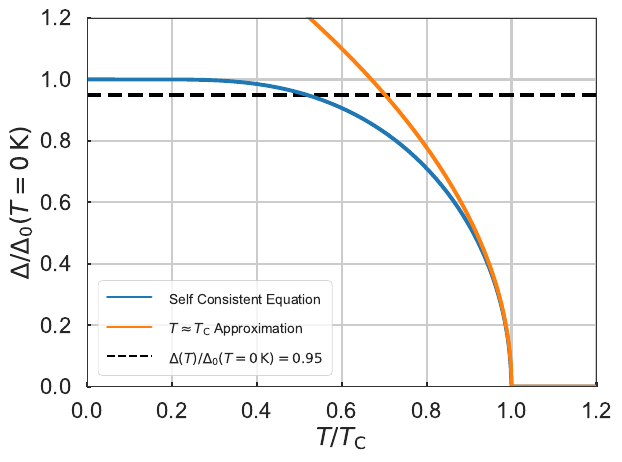

Source code (Python):
import numpy as np
from scipy.optimize import fsolve
from scipy.integrate import quad
from scipy.constants import k,hbar, elementary_charge
import matplotlib.pyplot as plt
import seaborn as sns
sns.set_style("whitegrid",
              {'axes.edgecolor': '.2',
               'axes.facecolor': 'white',
               'axes.grid': True,
               'axes.linewidth': 0.5,
               'figure.facecolor': 'white',
               'grid.color': '.8',
               'grid.linestyle': u'-',
               'legend.frameon': True,
               'xtick.color': '.15',
               'xtick.direction': u'in',
               'xtick.major.size': 3.0,
               'xtick.minor.size': 1.0,
               'ytick.color': '.15',
               'ytick.direction': u'in',
               'ytick.major.size': 3.0,
               'ytick.minor.size': 1.0,
               })
sns.set_context("poster")

tDebye =  276 # K
omegaDebye = k/hbar*tDebye
tC = 9.2 # K
delta0 = 1.76 * k * tC

#approximated equation Tinkham eq. 3.54
apprx = lambda tau : 1.74*np.sqrt(1 - tau)

#the function to be integrated / BCS temperature dependent energy gap; Tinkham eq. 3.53 
#https://physics.stackexchange.com/questions/54200/superconducting-gap-temperature-dependence-how-to-calculate-this-integral
#Equation to integrate
funcToIntegrate = lambda z , sig , tau: np.divide(np.tanh(np.multiply(.882 , np.multiply(np.divide(sig , tau),np.sqrt(1 + np.multiply(z , z))))),np.sqrt(1 + np.multiply(z , z)))
#Equation to Solve
funcToSolve = lambda sig , *tau: + quad(funcToIntegrate,0,np.divide(hbar*omegaDebye,np.multiply(delta0,sig)),args=(sig,tau))[0] -np.arcsinh(hbar*omegaDebye/delta0) 

tTC =np.arange(0,1.001,.001) # T/TC values
deltaDelta0 = []
deltaDelta0apprx = []
for i in tTC: # probe for T/TC values
    deltaDelta0.append(fsolve(funcToSolve,.7, args=(i))) #.5 is a first guess

deltaDelta0apprx =(apprx(tTC))
deltaDelta0apprx = np.hstack([deltaDelta0apprx,0])
#add a little in normal state
tTC=np.hstack([tTC,1.2])
deltaDelta0.append(0)
deltaDelta0 = np.array(deltaDelta0)
deltaDelta0apprx = np.array(deltaDelta0apprx)
#plot result
plt.plot(tTC,deltaDelta0,label = 'Self Consistent Equation') 
plt.plot(tTC,deltaDelta0apprx,label = r'$T \approx T_\mathrm{C}$ Approximation')
plt.hlines(y=0.95,xmin=0,xmax=1.2, linestyle='--',label = r'${\Delta (T)}/{\Delta_0(T=0\,\mathrm{K})}=0.95$')
plt.xlabel(r'${T}/{T_\mathrm{C}}$')
plt.ylabel(r'${\Delta}/{\Delta_0(T=0\,\mathrm{K})}$')
plt.grid(True)
plt.xlim(0,1.2)
plt.ylim(0,1.2)
plt.rcParams.update({'font.size': 12})
legend = plt.legend(loc='best', shadow=False,ncol=1)
leg = plt.gca().get_legend()
ltext  = leg.get_texts()  # all the text.Text instance in the legend
llines = leg.get_lines()  # all the lines.Line2D instance in the legend
plt.setp(ltext, fontsize='small')
plt.setp(llines, linewidth=1.5)      # the legend linewidth
plt.tight_layout()
plt.savefig('BCS_Temperature_Dependent_Gap_Energy.pdf', bbox_inches="tight")
plt.show()
